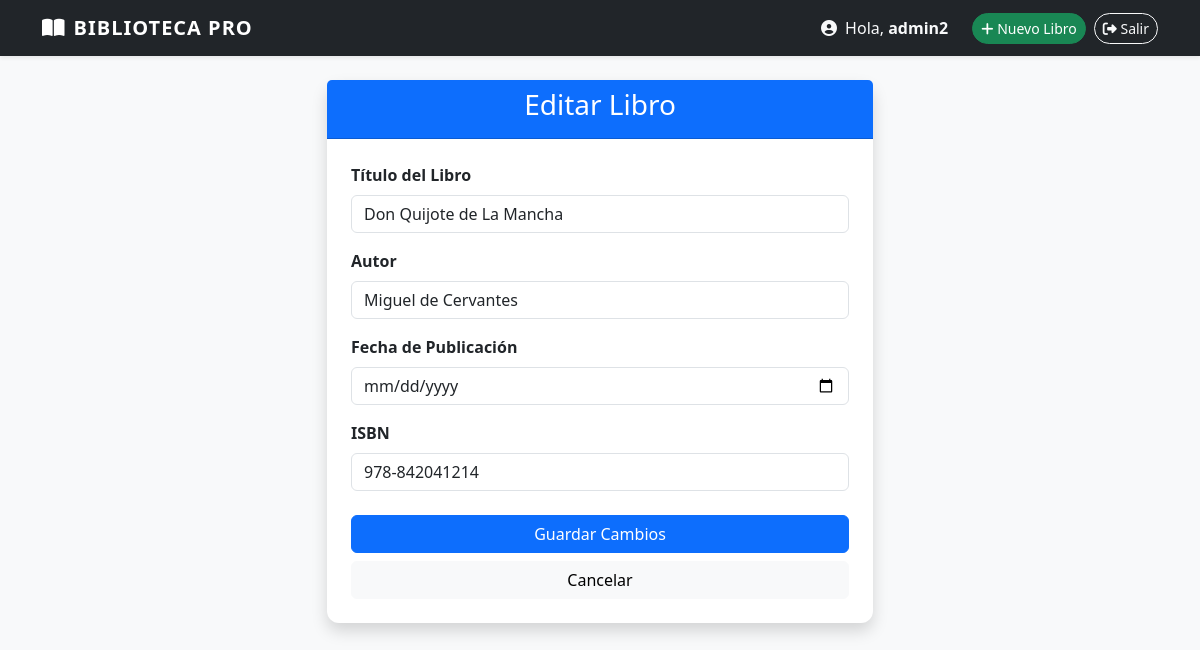
/libros/editar/5/ (signed in), run on the app's committed database.
### libros/models.py (models this page shows, shortened)
class Libro(models.Model):
    titulo = models.CharField(max_length=200, verbose_name="Título del Libro")
    autor = models.CharField(max_length=100, verbose_name="Autor")
    fecha_publicacion = models.DateField(verbose_name="Fecha de Publicación")
    isbn = models.CharField(max_length=13, unique=True, verbose_name="ISBN")
    class Meta:
        ordering = ['-fecha_publicacion']

### libros/views.py (the view)
# urls.py: path('editar/<int:id>/', views.editar_libro, name='editar_libro'),
@login_required
def editar_libro(request, id):
    libro = get_object_or_404(Libro, id=id)
    if request.method == 'POST':
        form = LibroForm(request.POST, instance=libro)
        if form.is_valid():
            form.save()
            messages.info(request, 'El libro ha sido actualizado.')
            return redirect('listar_libros')
    else:
        form = LibroForm(instance=libro)
    return render(request, 'libros/formulario_libro.html', {'form': form, 'accion': 'Editar'})

### libros/forms.py
class LibroForm(forms.ModelForm):
    class Meta:
        model = Libro
        fields = ['titulo', 'autor', 'fecha_publicacion', 'isbn']
        widgets = {
            'fecha_publicacion': forms.DateInput(attrs={'type': 'date'}),
        }

### libros/templates/libros/formulario_libro.html (shortened to what this page needs)
{% extends 'libros/base.html' %}
{% block content %}
<div class="row justify-content-center">
    <div class="col-md-6">
        <div class="card shadow">
            <div class="card-header bg-primary text-white text-center">
                <h3>{{ accion }} Libro</h3>
            </div>
            <div class="card-body p-4">
                <form method="POST">
                    {% for field in form %}
                        <div class="mb-3">
                            <label class="form-label fw-bold">{{ field.label }}</label>
                            {{ field }}
                        </div>
                    {% endfor %}
                    <div class="d-grid gap-2 mt-4">
                        <button type="submit" class="btn btn-primary">Guardar Cambios</button>
                        <a href="{% url 'listar_libros' %}" class="btn btn-light">Cancelar</a>
                    </div>
                </form>
            </div>
        </div>
    </div>
</div>
{% endblock %}

### libros/templates/libros/base.html (shortened to what this page needs)
<!DOCTYPE html>
<html lang="es">
<head>
    <link href="https://cdn.jsdelivr.net/npm/bootstrap@5.3.8/dist/css/bootstrap.min.css" rel="stylesheet">
    <link rel="stylesheet" href="https://cdnjs.cloudflare.com/ajax/libs/font-awesome/6.4.0/css/all.min.css">
</head>
<body>
    <nav class="navbar navbar-expand-lg navbar-dark bg-dark shadow-sm mb-4">
        <div class="container">
            <a class="navbar-brand" href="{% url 'listar_libros' %}">
                <i class="fas fa-book-open me-2"></i>BIBLIOTECA PRO
            </a>
            <div class="collapse navbar-collapse" id="navbarNav">
                <ul class="navbar-nav ms-auto align-items-center">
                    {% if user.is_authenticated %}
                        <li class="nav-item">
                            <span class="nav-link text-light me-3">
                                <i class="fas fa-user-circle me-1"></i> Hola, <strong>{{ user.username }}</strong>
                            </span>
                        </li>
                        <li class="nav-item">
                            <a href="{% url 'crear_libro' %}" class="btn btn-success btn-sm btn-rounded me-2">
                                <i class="fas fa-plus"></i> Nuevo Libro
                            </a>
                        </li>
                        <li class="nav-item">
                            <form action="{% url 'admin:logout' %}" method="post" class="d-inline">
                                <button type="submit" class="btn btn-outline-light btn-sm btn-rounded">
                                    <i class="fas fa-sign-out-alt"></i> Salir
                                </button>
                            </form>
                        </li>
                    {% endif %}
                </ul>
            </div>
        </div>
    </nav>
    <div class="container">
        {% block content %}{% endblock %}
    </div>
</body>
</html>

### libros/templates/libros/base.html (style rules this page uses)
body { background-color: #f8f9fa; font-family: 'Segoe UI', Tahoma, Geneva, Verdana, sans-serif; }
.navbar-brand { font-weight: bold; letter-spacing: 1px; }
.card { border: none; transition: transform 0.2s; border-radius: 12px; }
.btn-rounded { border-radius: 20px; }

### data on the page
Libro: form "Don Quijote de La Mancha" "Miguel de Cervantes" "978-842041214"

### other printed values
{{ user.username }} "admin2"
{{ accion }} "Editar"
{{ field.label }} "Título del Libro" "Autor" "Fecha de Publicación" "ISBN"
